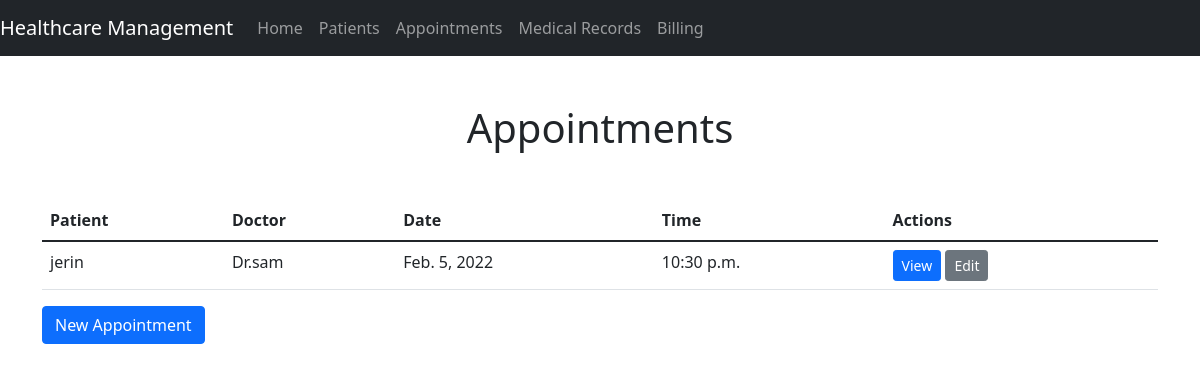
The app's page /appointments/ with its own data.
### Health_Care_app/models.py (models this page shows, shortened)
class Appointment(models.Model):
    patient = models.ForeignKey(Patient, on_delete=models.CASCADE)
    doctor = models.ForeignKey(Doctor, on_delete=models.CASCADE)
    date = models.DateField()
    time = models.TimeField()
    created_at = models.DateTimeField(auto_now_add=True)
    updated_at = models.DateTimeField(auto_now=True)

class Patient(models.Model):
    name = models.CharField(max_length=100)
    date_of_birth = models.DateField()
    gender = models.CharField(max_length=1, choices=[('M', 'Male'), ('F', 'Female')])
    phone_number = models.CharField(max_length=20)
    email_address = models.EmailField()
    blood_type = models.CharField(max_length=10)
    def __str__(self):
        return self.name

class Doctor(models.Model):
    name = models.CharField(max_length=100)
    email = models.EmailField(unique=True)
    phone = models.CharField(max_length=20)
    specialty = models.CharField(max_length=100)
    created_at = models.DateTimeField(auto_now_add=True)
    updated_at = models.DateTimeField(auto_now=True)
    def __str__(self):
        return self.name

### Health_Care_app/views.py (the view)
# urls.py: path('appointments/', views.appointment_list, name='appointment_list'),
def appointment_list(request):
    appointments = Appointment.objects.all()
    return render(request, 'Health_Care_app/appointment_list.html', {'appointments': appointments})

### Health_Care_app/templates/Health_Care_app/appointment_list.html (shortened to what this page needs)
{% extends 'Health_Care_app/base.html' %}
{% block content %}
  <h1 class="text-center mb-5">Appointments</h1>
  <table class="table">
    <thead>
      <tr>
        <th>Patient</th>
        <th>Doctor</th>
        <th>Date</th>
        <th>Time</th>
        <th>Actions</th>
      </tr>
    </thead>
    <tbody>
      {% for appointment in appointments %}
        <tr>
          <td>{{ appointment.patient }}</td>
          <td>{{ appointment.doctor }}</td>
          <td>{{ appointment.date }}</td>
          <td>{{ appointment.time }}</td>
          <td>
            <a href="{% url 'appointment_detail' pk=appointment.pk %}" class="btn btn-sm btn-primary">View</a>
            <a href="{% url 'appointment_edit' pk=appointment.pk %}" class="btn btn-sm btn-secondary">Edit</a>
          </td>
        </tr>
      {% empty %}
        <tr>
          <td colspan="5">No appointments found.</td>
        </tr>
      {% endfor %}
    </tbody>
  </table>
  <a href="{% url 'appointment_new' %}" class="btn btn-primary">New Appointment</a>
{% endblock %}

### records on screen
Appointment: patient "jerin", doctor "Dr.sam", date "Feb. 5, 2022", time "10:30 p.m."
